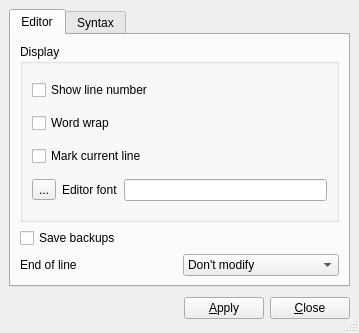
<ui version="4.0" >
 <author></author>
 <comment></comment>
 <exportmacro></exportmacro>
 <class>ConfigurationDlg</class>
 <widget class="QDialog" name="ConfigurationDlg" >
  <property name="geometry" >
   <rect>
    <x>0</x>
    <y>0</y>
    <width>359</width>
    <height>333</height>
   </rect>
  </property>
  <property name="windowTitle" >
   <string>Configuration</string>
  </property>
  <property name="sizeGripEnabled" >
   <bool>true</bool>
  </property>
  <layout class="QVBoxLayout" >
   <property name="margin" >
    <number>9</number>
   </property>
   <property name="spacing" >
    <number>6</number>
   </property>
   <item>
    <widget class="QTabWidget" name="tabWidget" >
     <widget class="QWidget" name="tabEditor" >
      <attribute name="title" >
       <string>Editor</string>
      </attribute>
      <layout class="QVBoxLayout" >
       <property name="margin" >
        <number>9</number>
       </property>
       <property name="spacing" >
        <number>6</number>
       </property>
       <item>
        <widget class="QGroupBox" name="groupBox" >
         <property name="title" >
          <string>Display</string>
         </property>
         <layout class="QVBoxLayout" >
          <property name="margin" >
           <number>9</number>
          </property>
          <property name="spacing" >
           <number>6</number>
          </property>
          <item>
           <widget class="QCheckBox" name="cbLineNumbers" >
            <property name="text" >
             <string>Show line number</string>
            </property>
           </widget>
          </item>
          <item>
           <widget class="QCheckBox" name="cbWordWrap" >
            <property name="text" >
             <string>Word wrap</string>
            </property>
           </widget>
          </item>
          <item>
           <widget class="QCheckBox" name="cbMarkCurrentLine" >
            <property name="text" >
             <string>Mark current line</string>
            </property>
           </widget>
          </item>
          <item>
           <layout class="QHBoxLayout" >
            <property name="margin" >
             <number>0</number>
            </property>
            <property name="spacing" >
             <number>6</number>
            </property>
            <item>
             <widget class="QToolButton" name="buttonChooseFont" >
              <property name="text" >
               <string>...</string>
              </property>
             </widget>
            </item>
            <item>
             <widget class="QLabel" name="label_2" >
              <property name="text" >
               <string>Editor font</string>
              </property>
             </widget>
            </item>
            <item>
             <widget class="QLineEdit" name="fontPreview" >
              <property name="readOnly" >
               <bool>true</bool>
              </property>
             </widget>
            </item>
           </layout>
          </item>
         </layout>
        </widget>
       </item>
       <item>
        <widget class="QCheckBox" name="cbSaveBackups" >
         <property name="text" >
          <string>Save backups</string>
         </property>
        </widget>
       </item>
       <item>
        <layout class="QHBoxLayout" >
         <property name="margin" >
          <number>0</number>
         </property>
         <property name="spacing" >
          <number>6</number>
         </property>
         <item>
          <widget class="QLabel" name="label" >
           <property name="text" >
            <string>End of line</string>
           </property>
          </widget>
         </item>
         <item>
          <widget class="QComboBox" name="comboBox" >
           <item>
            <property name="text" >
             <string>Don't modify</string>
            </property>
           </item>
           <item>
            <property name="text" >
             <string>Unix</string>
            </property>
           </item>
           <item>
            <property name="text" >
             <string>Windows/DOS</string>
            </property>
           </item>
           <item>
            <property name="text" >
             <string>Mac</string>
            </property>
           </item>
          </widget>
         </item>
        </layout>
       </item>
      </layout>
     </widget>
     <widget class="QWidget" name="tabSyntax" >
      <attribute name="title" >
       <string>Syntax</string>
      </attribute>
      <widget class="QPushButton" name="pushButton" >
       <property name="geometry" >
        <rect>
         <x>250</x>
         <y>140</y>
         <width>90</width>
         <height>35</height>
        </rect>
       </property>
       <property name="text" >
        <string>PushButton</string>
       </property>
      </widget>
     </widget>
    </widget>
   </item>
   <item>
    <layout class="QHBoxLayout" >
     <property name="margin" >
      <number>0</number>
     </property>
     <property name="spacing" >
      <number>6</number>
     </property>
     <item>
      <spacer>
       <property name="orientation" >
        <enum>Qt::Horizontal</enum>
       </property>
       <property name="sizeHint" >
        <size>
         <width>131</width>
         <height>31</height>
        </size>
       </property>
      </spacer>
     </item>
     <item>
      <widget class="QPushButton" name="applyButton" >
       <property name="text" >
        <string>&amp;Apply</string>
       </property>
      </widget>
     </item>
     <item>
      <widget class="QPushButton" name="closeButton" >
       <property name="text" >
        <string>&amp;Close</string>
       </property>
      </widget>
     </item>
    </layout>
   </item>
  </layout>
 </widget>
 <pixmapfunction></pixmapfunction>
 <resources/>
 <connections>
  <connection>
   <sender>closeButton</sender>
   <signal>clicked()</signal>
   <receiver>ConfigurationDlg</receiver>
   <slot>close()</slot>
   <hints>
    <hint type="sourcelabel" >
     <x>369</x>
     <y>253</y>
    </hint>
    <hint type="destinationlabel" >
     <x>179</x>
     <y>282</y>
    </hint>
   </hints>
  </connection>
 </connections>
</ui>
